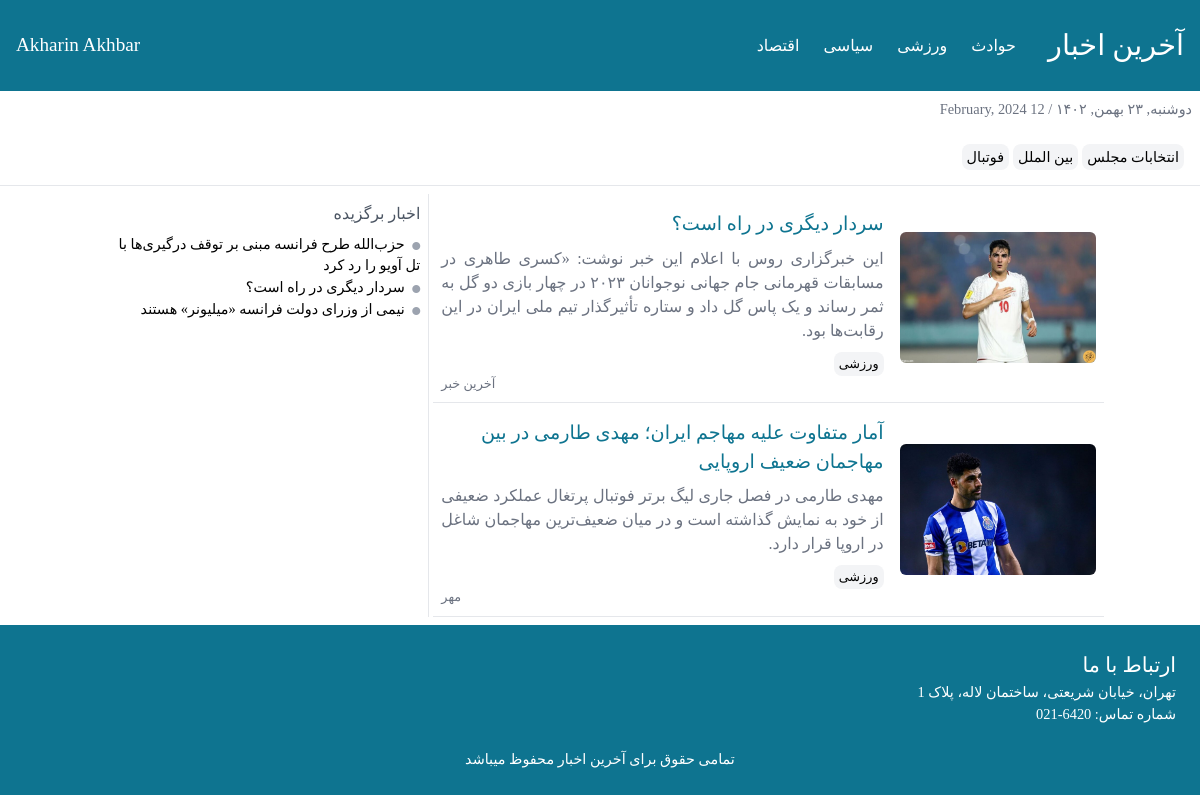
/category/sport, run on the app's committed database.
### news/models.py (models this page shows, shortened)
class Category(models.Model):
    title = models.CharField(max_length=250, null=True, blank=True, verbose_name="دسته بندی")
    url = models.CharField(max_length=250, null=True, blank=True, verbose_name="لینک دسته بندی")

class Tag(models.Model):
    title = models.CharField(max_length=250, null=True, blank=True, verbose_name="تگ")
    url = models.CharField(max_length=250, null=True, blank=True, verbose_name="لینک تگ")

class News(models.Model):
    title = models.CharField(max_length=250, null=True, blank=True, verbose_name="عنوان خبر")
    short_description = models.TextField(blank=True, null=True, verbose_name="توضیحات کوتاه")
    description = models.TextField(blank=True, null=True, verbose_name="متن خبر")
    author = models.CharField(max_length=250, null=True, verbose_name="نویسنده خبر")
    created_date = jmodels.jDateTimeField(auto_now_add=True)
    tag = models.ManyToManyField(Tag, verbose_name="تگ خبر")
    category = models.ManyToManyField(Category, verbose_name="دسته بندی")
    status = models.BooleanField(default=False, verbose_name="فعال/غیرفعال")
    selected = models.BooleanField(default=False, verbose_name="خبر برگزیده")
    image = models.ImageField(upload_to='images')

### news/views.py (the view)
# urls.py: path('category/<cat>', views.categories, name='select-category'),
def categories(request, cat):
    tags = Tag.objects.all()
    category = Category.objects.all()
    news = News.objects.filter(status=True, category__url=cat).all()
    selected = News.objects.filter(selected=True).all()
    return render(request, 'index.html', context={
        'tags': tags,
        'category': category,
        'news': news,
        'selected': selected
    })

### templates/index.html (shortened to what this page needs)
{% load jformat %}
<!DOCTYPE html>
<html lang="fa" dir="rtl">
<head>
    <link rel="stylesheet" href="/static/style/font.css"/>
    <link rel="stylesheet" href="/static/style/tailwind.css"/>
    <link
            rel="stylesheet"
            href="https://cdnjs.cloudflare.com/ajax/libs/font-awesome/6.5.1/css/all.min.css"
/>
</head>
<body class="font-[Azar]">
<header class="bg-cyan-700 p-4 font-[Azar] text-white md:flex items-center justify-between">
    <div class="md:flex items-center gap-x-8">
        <a href="{% url 'news:news' %}"><h1 class="font-[AzarBold] text-[1.8rem] my-2">آخرین اخبار</h1></a>
        <ul class="flex items-center gap-x-6">
            {% for item in category %}
                <a href="{% url 'news:select-category' item.url %}">
                    <li class="cursor-pointer">{{ item.title }}</li>
                </a>
            {% endfor %}
        </ul>
    </div>
    <div>
        <h2 class="font-[AzarBold] text-[1.2rem] hidden md:block">Akharin Akhbar</h2>
    </div>
</header>
<section>
    <span class="block font-[Azar] text-gray-500 text-[0.9rem] m-2">دوشنبه, ۲۳ بهمن, ۱۴۰۲ / 12 February, 2024</span>
    <div class="p-4">
        {% for item in tags %}
            <a href="{% url 'news:select-tag' item.url %}">
                <span
                        class="font-[Azar] rounded-lg cursor-pointer hover:bg-gray-200 border border-transparent hover:border-gray-200 transition-all duration-300 bg-gray-100 text-[0.9rem] p-1 text-center"
                >{{ item.title }}</span
                >
            </a>
        {% endfor %}
    </div>
</section>
<hr/>
{% if news %}
<section class="container mx-auto grid grid-cols-1 md:grid-cols-6 p-2 gap-x-1">
    <div class="main-new col-span-4">
        {% for item in news %}
            <div class="box md:flex p-2 items-center gap-x-4 border-b">
                <img src="{{ item.image.url }}" alt=""
                     class="md:w-[30%] block mx-auto rounded-md"/>
                <div>
                    <h3 class="text-[1.2rem] text-cyan-700">
                        <a href="{% url 'news:select-news' item.id %}">{{ item.title }}</a>
                    </h3>
                    <p class="text-[1rem] text-gray-500 my-2 text-justify">
                        {{ item.short_description }}
                    </p>
                    <div>
                        {% for cat in item.category.all %}
                            <span
                                    class="font-[Azar] text-[0.8rem] rounded-lg cursor-pointer hover:bg-gray-200 border border-transparent hover:border-gray-200 transition-all duration-300 bg-gray-100 p-1 text-center"
                            >{{ cat.title }}</span
                            >
                        {% endfor %}
                    </div>
                    <span class="block text-[0.8rem] text-left text-gray-500">{{ item.author }}</span>
                </div>
            </div>
        {% endfor %}
    </div>
    <div class="end-news col-span-2 md:border-r p-2">
        <h4 class="text-gray-600 text-[1rem]">اخبار برگزیده</h4>
        <ul class="my-2">
            {% for item in selected %}
                <li class="text-[0.9rem]">
                    <i class="fas fa-circle text-[0.5rem] text-gray-400"></i>
                    <a href="{% url 'news:select-news' item.id %}" class="hover:text-red-600 p-1">{{ item.title }}</a>
                </li>
            {% endfor %}
        </ul>
    </div>
</section>
<footer class="bg-cyan-700 p-6">
    <h2 class="text-[1.3rem] font-[AzarBold] text-white">ارتباط با ما</h2>
    <span class="text-[0.9rem] text-white">تهران، خیابان شریعتی، ساختمان لاله، پلاک 1</span>
    <span class="text-[0.9rem] text-white block">شماره تماس: 6420-021</span>
    <span class="mx-auto text-white text-[0.9rem] block text-center mt-6">تمامی حقوق برای آخرین اخبار محفوظ میباشد</span>
</footer>
    {% else %}
    <h2 class="font-[AzarBold] text-center text-[2rem] text-gray-500 mt-8">هیچ خبری اینجا نیست!</h2>
{% endif %}
</body>
</html>

### data on the page
Category: title "حوادث"
Category: title "ورزشی"
Category: title "سیاسی"
Category: title "اقتصاد"
Tag: title "انتخابات مجلس"
Tag: title "بین الملل"
Tag: title "فوتبال"
News: image (picture), title "سردار دیگری در راه است؟", short_description "این خبرگزاری روس با اعلام این خبر نوشت: «کسری طاهری در مسابقات قهرمانی جام جهانی نوجوانان ۲۰۲۳ در چهار بازی دو گل به ثمر رساند و یک پاس گل داد و ستاره تأثیرگذار تیم ملی ایران در این رقابت‌ها بود.", author "آخرین خبر"
News: image (picture), title "آمار متفاوت علیه مهاجم ایران؛ مهدی طارمی در بین مهاجمان ضعیف اروپایی", short_description "مهدی طارمی در فصل جاری لیگ برتر فوتبال پرتغال عملکرد ضعیفی از خود به نمایش گذاشته است و در میان ضعیف‌ترین مهاجمان شاغل در اروپا قرار دارد.", author "مهر"
News: title "حزب‌الله طرح فرانسه مبنی بر توقف درگیری‌ها با تل آویو را رد کرد"
News: title "نیمی از وزرای دولت فرانسه «میلیونر» هستند"
